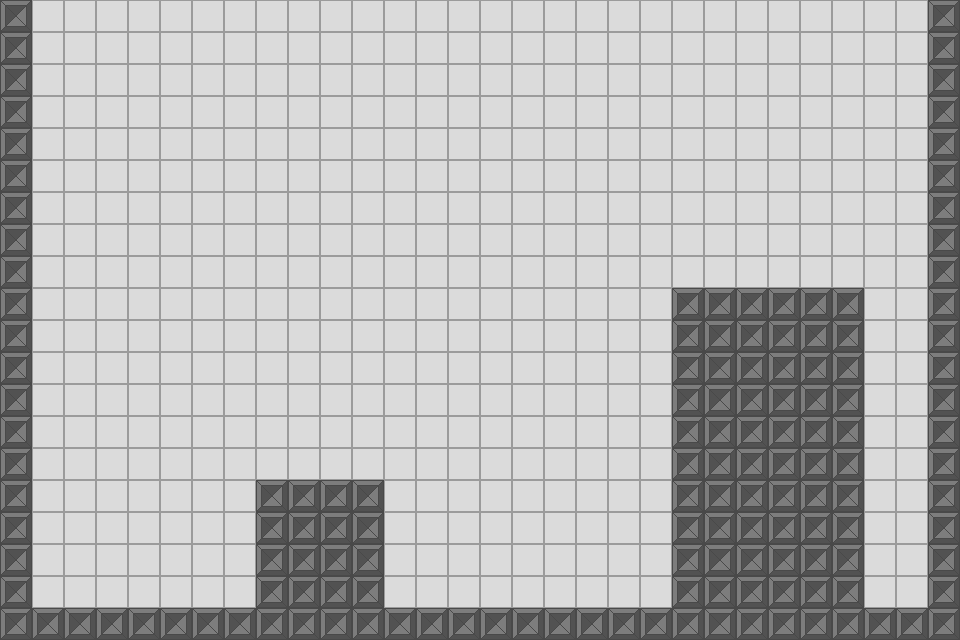

A 2D game scene composited from a Tiled map and its tileset images. What follows is a short description and the map's XML, with each tile layer's data collapsed to a summary:
An orthogonal 30x20 tile map with 32x32 px tiles, 1 tile layer (Tile Layer 1).

<map version="1.0" orientation="orthogonal" renderorder="right-down" width="30" height="20" tilewidth="32" tileheight="32">
 <tileset firstgid="1" name="tiles" tilewidth="32" tileheight="32">
  <image source="tiles/tile.png" width="64" height="32" />
  <tile id="0">
   <properties>
    <property name="collidable" value="true" />
   </properties>
  </tile>
  <tile id="1">
   <properties>
    <property name="collidable" value="false" />
   </properties>
  </tile>
 </tileset>
 <layer name="Tile Layer 1" width="30" height="20">
  <data>[600 cells, 600 non-empty, 2 distinct tile ids]</data>
 </layer>
</map>